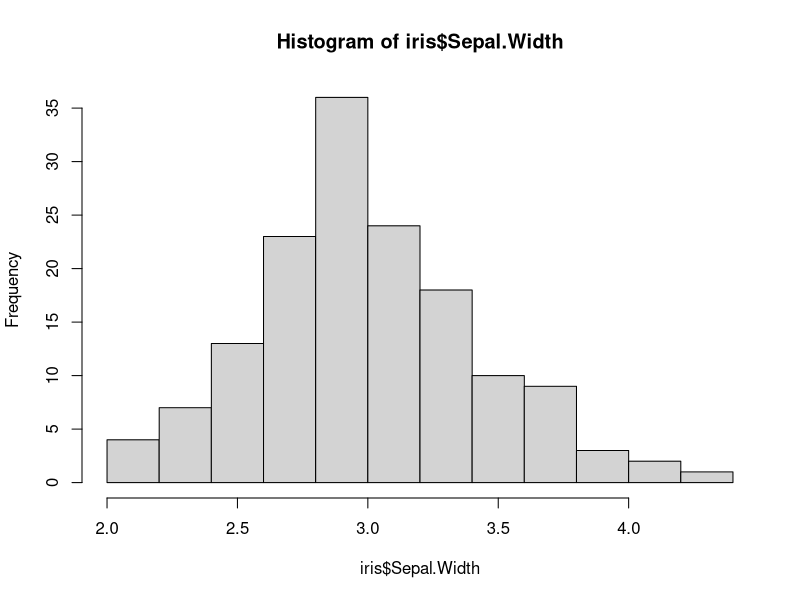
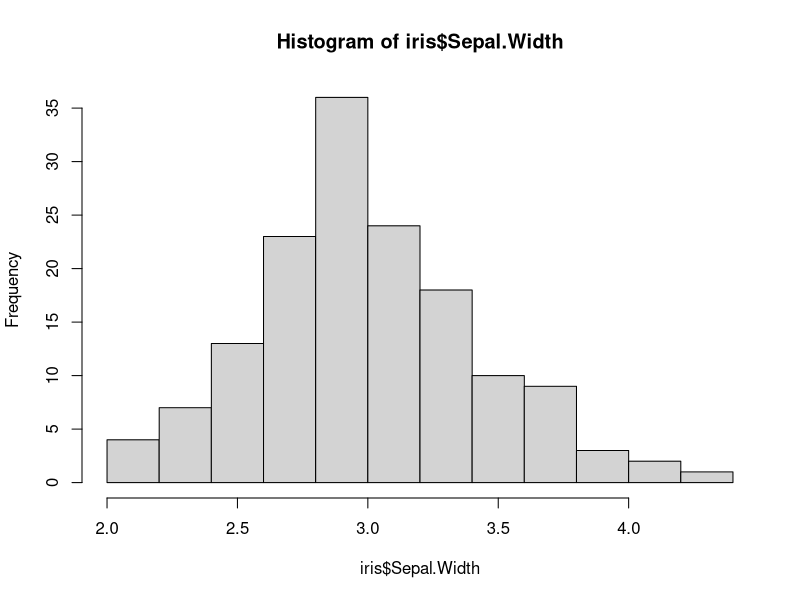

Write R code to recreate these figures, in order.
## ---- chunk 1
knitr::opts_chunk$set(echo = TRUE)
## ---- chunk 2
hist(iris$Sepal.Width)
## ---- chunk 3
hist(iris$Sepal.Width)
## ---- chunk 4
prior <- sum(iris$Species == 'virginica') / dim(iris)[1]
cond.proba <- sum(iris[iris$Species == 'virginica',]$Sepal.Width > 3) / sum(iris$Species == 'virginica')
posterior <- (cond.proba * prior)
posterior
